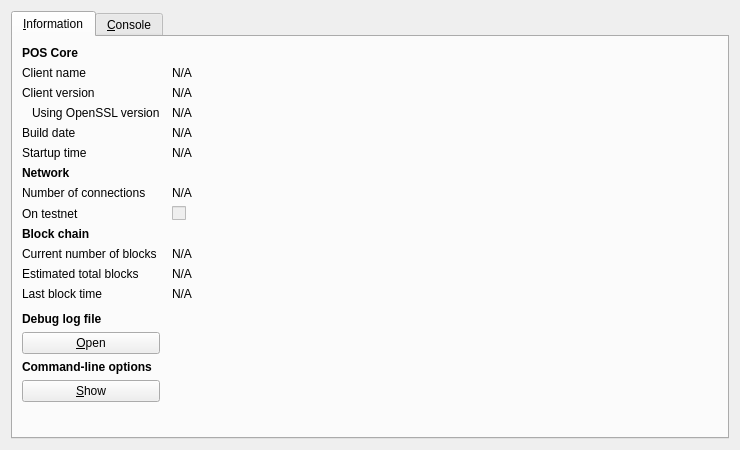
<?xml version="1.0" encoding="UTF-8"?>
<ui version="4.0">
 <class>RPCConsole</class>
 <widget class="QDialog" name="RPCConsole">
  <property name="geometry">
   <rect>
    <x>0</x>
    <y>0</y>
    <width>740</width>
    <height>450</height>
   </rect>
  </property>
  <property name="windowTitle">
   <string>POS - Debug window</string>
  </property>
  <layout class="QVBoxLayout" name="verticalLayout_2">
   <item>
    <widget class="QTabWidget" name="tabWidget">
     <property name="currentIndex">
      <number>0</number>
     </property>
     <widget class="QWidget" name="tab_info">
      <attribute name="title">
       <string>&amp;Information</string>
      </attribute>
      <layout class="QGridLayout" name="gridLayout" columnstretch="0,1">
       <property name="horizontalSpacing">
        <number>12</number>
       </property>
       <item row="0" column="0">
        <widget class="QLabel" name="label_9">
         <property name="font">
          <font>
           <weight>75</weight>
           <bold>true</bold>
          </font>
         </property>
         <property name="text">
          <string>POS Core</string>
         </property>
        </widget>
       </item>
       <item row="1" column="0">
        <widget class="QLabel" name="label_5">
         <property name="text">
          <string>Client name</string>
         </property>
        </widget>
       </item>
       <item row="1" column="1">
        <widget class="QLabel" name="clientName">
         <property name="cursor">
          <cursorShape>IBeamCursor</cursorShape>
         </property>
         <property name="text">
          <string>N/A</string>
         </property>
         <property name="textFormat">
          <enum>Qt::PlainText</enum>
         </property>
         <property name="textInteractionFlags">
          <set>Qt::LinksAccessibleByMouse|Qt::TextSelectableByKeyboard|Qt::TextSelectableByMouse</set>
         </property>
        </widget>
       </item>
       <item row="2" column="0">
        <widget class="QLabel" name="label_6">
         <property name="text">
          <string>Client version</string>
         </property>
        </widget>
       </item>
       <item row="2" column="1">
        <widget class="QLabel" name="clientVersion">
         <property name="cursor">
          <cursorShape>IBeamCursor</cursorShape>
         </property>
         <property name="text">
          <string>N/A</string>
         </property>
         <property name="textFormat">
          <enum>Qt::PlainText</enum>
         </property>
         <property name="textInteractionFlags">
          <set>Qt::LinksAccessibleByMouse|Qt::TextSelectableByKeyboard|Qt::TextSelectableByMouse</set>
         </property>
        </widget>
       </item>
       <item row="3" column="0">
        <widget class="QLabel" name="label_14">
         <property name="text">
          <string>Using OpenSSL version</string>
         </property>
         <property name="indent">
          <number>10</number>
         </property>
        </widget>
       </item>
       <item row="3" column="1">
        <widget class="QLabel" name="openSSLVersion">
         <property name="cursor">
          <cursorShape>IBeamCursor</cursorShape>
         </property>
         <property name="text">
          <string>N/A</string>
         </property>
         <property name="textFormat">
          <enum>Qt::PlainText</enum>
         </property>
         <property name="textInteractionFlags">
          <set>Qt::LinksAccessibleByMouse|Qt::TextSelectableByKeyboard|Qt::TextSelectableByMouse</set>
         </property>
        </widget>
       </item>
       <item row="4" column="0">
        <widget class="QLabel" name="label_12">
         <property name="text">
          <string>Build date</string>
         </property>
        </widget>
       </item>
       <item row="4" column="1">
        <widget class="QLabel" name="buildDate">
         <property name="cursor">
          <cursorShape>IBeamCursor</cursorShape>
         </property>
         <property name="text">
          <string>N/A</string>
         </property>
         <property name="textFormat">
          <enum>Qt::PlainText</enum>
         </property>
         <property name="textInteractionFlags">
          <set>Qt::LinksAccessibleByMouse|Qt::TextSelectableByKeyboard|Qt::TextSelectableByMouse</set>
         </property>
        </widget>
       </item>
       <item row="5" column="0">
        <widget class="QLabel" name="label_13">
         <property name="text">
          <string>Startup time</string>
         </property>
        </widget>
       </item>
       <item row="5" column="1">
        <widget class="QLabel" name="startupTime">
         <property name="cursor">
          <cursorShape>IBeamCursor</cursorShape>
         </property>
         <property name="text">
          <string>N/A</string>
         </property>
         <property name="textFormat">
          <enum>Qt::PlainText</enum>
         </property>
         <property name="textInteractionFlags">
          <set>Qt::LinksAccessibleByMouse|Qt::TextSelectableByKeyboard|Qt::TextSelectableByMouse</set>
         </property>
        </widget>
       </item>
       <item row="6" column="0">
        <widget class="QLabel" name="label_11">
         <property name="font">
          <font>
           <weight>75</weight>
           <bold>true</bold>
          </font>
         </property>
         <property name="text">
          <string>Network</string>
         </property>
        </widget>
       </item>
       <item row="7" column="0">
        <widget class="QLabel" name="label_7">
         <property name="text">
          <string>Number of connections</string>
         </property>
        </widget>
       </item>
       <item row="7" column="1">
        <widget class="QLabel" name="numberOfConnections">
         <property name="cursor">
          <cursorShape>IBeamCursor</cursorShape>
         </property>
         <property name="text">
          <string>N/A</string>
         </property>
         <property name="textFormat">
          <enum>Qt::PlainText</enum>
         </property>
         <property name="textInteractionFlags">
          <set>Qt::LinksAccessibleByMouse|Qt::TextSelectableByKeyboard|Qt::TextSelectableByMouse</set>
         </property>
        </widget>
       </item>
       <item row="8" column="0">
        <widget class="QLabel" name="label_8">
         <property name="text">
          <string>On testnet</string>
         </property>
        </widget>
       </item>
       <item row="8" column="1">
        <widget class="QCheckBox" name="isTestNet">
         <property name="enabled">
          <bool>false</bool>
         </property>
         <property name="text">
          <string/>
         </property>
        </widget>
       </item>
       <item row="9" column="0">
        <widget class="QLabel" name="label_10">
         <property name="font">
          <font>
           <weight>75</weight>
           <bold>true</bold>
          </font>
         </property>
         <property name="text">
          <string>Block chain</string>
         </property>
        </widget>
       </item>
       <item row="10" column="0">
        <widget class="QLabel" name="label_3">
         <property name="text">
          <string>Current number of blocks</string>
         </property>
        </widget>
       </item>
       <item row="10" column="1">
        <widget class="QLabel" name="numberOfBlocks">
         <property name="cursor">
          <cursorShape>IBeamCursor</cursorShape>
         </property>
         <property name="text">
          <string>N/A</string>
         </property>
         <property name="textFormat">
          <enum>Qt::PlainText</enum>
         </property>
         <property name="textInteractionFlags">
          <set>Qt::LinksAccessibleByMouse|Qt::TextSelectableByKeyboard|Qt::TextSelectableByMouse</set>
         </property>
        </widget>
       </item>
       <item row="11" column="0">
        <widget class="QLabel" name="label_4">
         <property name="text">
          <string>Estimated total blocks</string>
         </property>
        </widget>
       </item>
       <item row="11" column="1">
        <widget class="QLabel" name="totalBlocks">
         <property name="cursor">
          <cursorShape>IBeamCursor</cursorShape>
         </property>
         <property name="text">
          <string>N/A</string>
         </property>
         <property name="textFormat">
          <enum>Qt::PlainText</enum>
         </property>
         <property name="textInteractionFlags">
          <set>Qt::LinksAccessibleByMouse|Qt::TextSelectableByKeyboard|Qt::TextSelectableByMouse</set>
         </property>
        </widget>
       </item>
       <item row="12" column="0">
        <widget class="QLabel" name="label_2">
         <property name="text">
          <string>Last block time</string>
         </property>
        </widget>
       </item>
       <item row="12" column="1">
        <widget class="QLabel" name="lastBlockTime">
         <property name="cursor">
          <cursorShape>IBeamCursor</cursorShape>
         </property>
         <property name="text">
          <string>N/A</string>
         </property>
         <property name="textFormat">
          <enum>Qt::PlainText</enum>
         </property>
         <property name="textInteractionFlags">
          <set>Qt::LinksAccessibleByMouse|Qt::TextSelectableByKeyboard|Qt::TextSelectableByMouse</set>
         </property>
        </widget>
       </item>
       <item row="13" column="0">
        <spacer name="verticalSpacer_2">
         <property name="orientation">
          <enum>Qt::Vertical</enum>
         </property>
         <property name="sizeHint" stdset="0">
          <size>
           <width>20</width>
           <height>20</height>
          </size>
         </property>
        </spacer>
       </item>
       <item row="14" column="0">
        <widget class="QLabel" name="labelDebugLogfile">
         <property name="font">
          <font>
           <weight>75</weight>
           <bold>true</bold>
          </font>
         </property>
         <property name="text">
          <string>Debug log file</string>
         </property>
        </widget>
       </item>
       <item row="15" column="0">
        <widget class="QPushButton" name="openDebugLogfileButton">
         <property name="toolTip">
          <string>Open the POS debug log file from the current data directory. This can take a few seconds for large log files.</string>
         </property>
         <property name="text">
          <string>&amp;Open</string>
         </property>
         <property name="autoDefault">
          <bool>false</bool>
         </property>
        </widget>
       </item>
       <item row="16" column="0">
        <widget class="QLabel" name="labelCLOptions">
         <property name="font">
          <font>
           <weight>75</weight>
           <bold>true</bold>
          </font>
         </property>
         <property name="text">
          <string>Command-line options</string>
         </property>
        </widget>
       </item>
       <item row="17" column="0">
        <widget class="QPushButton" name="showCLOptionsButton">
         <property name="toolTip">
          <string>Show the POS-Qt help message to get a list with possible POS command-line options.</string>
         </property>
         <property name="text">
          <string>&amp;Show</string>
         </property>
         <property name="autoDefault">
          <bool>false</bool>
         </property>
        </widget>
       </item>
       <item row="18" column="0">
        <spacer name="verticalSpacer">
         <property name="orientation">
          <enum>Qt::Vertical</enum>
         </property>
         <property name="sizeHint" stdset="0">
          <size>
           <width>20</width>
           <height>40</height>
          </size>
         </property>
        </spacer>
       </item>
      </layout>
     </widget>
     <widget class="QWidget" name="tab_console">
      <attribute name="title">
       <string>&amp;Console</string>
      </attribute>
      <layout class="QVBoxLayout" name="verticalLayout_3">
       <property name="spacing">
        <number>3</number>
       </property>
       <item>
        <widget class="QTextEdit" name="messagesWidget">
         <property name="minimumSize">
          <size>
           <width>0</width>
           <height>100</height>
          </size>
         </property>
         <property name="readOnly">
          <bool>true</bool>
         </property>
         <property name="tabKeyNavigation" stdset="0">
          <bool>false</bool>
         </property>
         <property name="columnCount" stdset="0">
          <number>2</number>
         </property>
        </widget>
       </item>
       <item>
        <layout class="QHBoxLayout" name="horizontalLayout">
         <property name="spacing">
          <number>3</number>
         </property>
         <item>
          <widget class="QLabel" name="label">
           <property name="text">
            <string notr="true">&gt;</string>
           </property>
          </widget>
         </item>
         <item>
          <widget class="QLineEdit" name="lineEdit"/>
         </item>
         <item>
          <widget class="QPushButton" name="clearButton">
           <property name="maximumSize">
            <size>
             <width>24</width>
             <height>24</height>
            </size>
           </property>
           <property name="toolTip">
            <string>Clear console</string>
           </property>
           <property name="text">
            <string/>
           </property>
           <property name="icon">
            <iconset resource="../bitcoin.qrc">
             <normaloff>:/icons/remove</normaloff>:/icons/remove</iconset>
           </property>
           <property name="shortcut">
            <string notr="true">Ctrl+L</string>
           </property>
           <property name="autoDefault">
            <bool>false</bool>
           </property>
          </widget>
         </item>
        </layout>
       </item>
      </layout>
     </widget>
    </widget>
   </item>
  </layout>
 </widget>
 <resources>
  <include location="../bitcoin.qrc"/>
 </resources>
 <connections/>
</ui>
